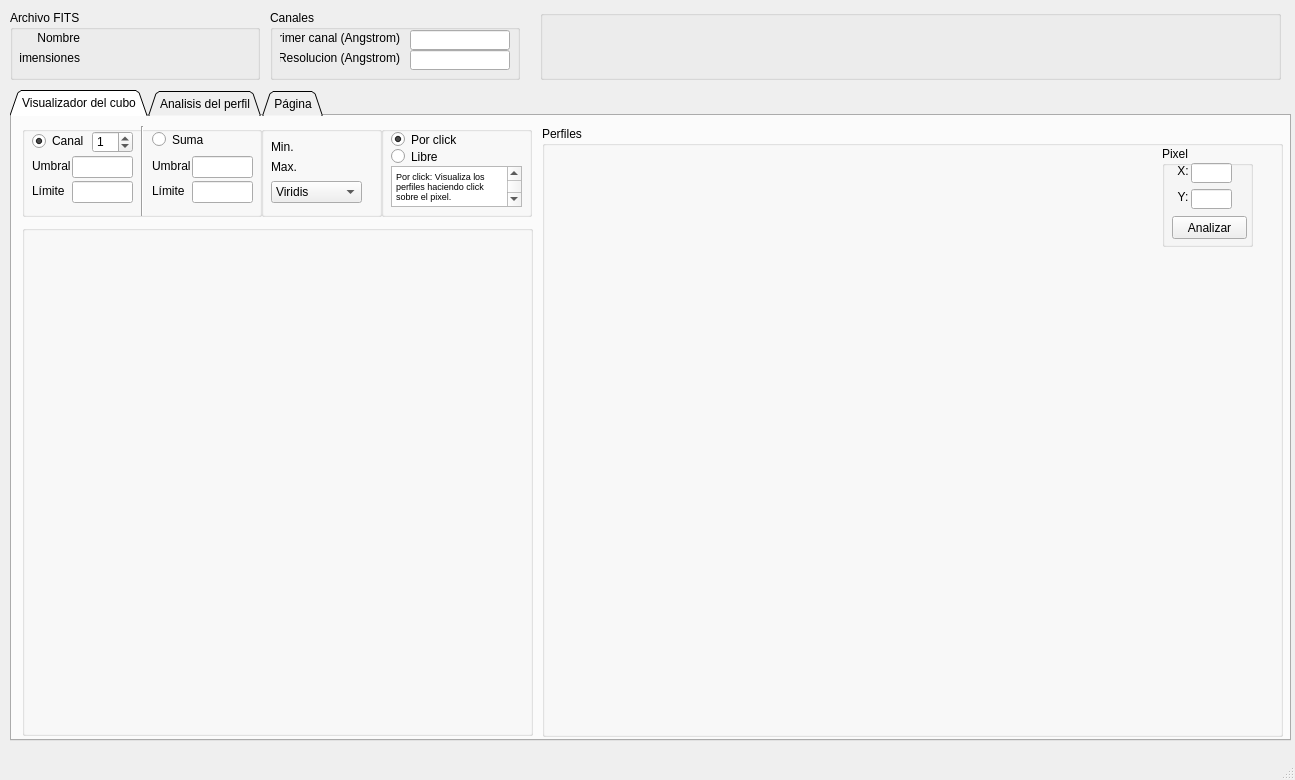
<?xml version="1.0" encoding="UTF-8"?>
<ui version="4.0">
 <class>MainWindow</class>
 <widget class="QMainWindow" name="MainWindow">
  <property name="geometry">
   <rect>
    <x>0</x>
    <y>0</y>
    <width>1295</width>
    <height>780</height>
   </rect>
  </property>
  <property name="font">
   <font>
    <family>Arial</family>
    <weight>50</weight>
    <bold>false</bold>
   </font>
  </property>
  <property name="windowTitle">
   <string>MainWindow</string>
  </property>
  <widget class="QWidget" name="centralwidget">
   <widget class="QGroupBox" name="groupBox_2">
    <property name="enabled">
     <bool>true</bool>
    </property>
    <property name="geometry">
     <rect>
      <x>10</x>
      <y>10</y>
      <width>250</width>
      <height>70</height>
     </rect>
    </property>
    <property name="title">
     <string>Archivo FITS</string>
    </property>
    <widget class="QLabel" name="label_5">
     <property name="geometry">
      <rect>
       <x>10</x>
       <y>40</y>
       <width>60</width>
       <height>16</height>
      </rect>
     </property>
     <property name="text">
      <string>Dimensiones</string>
     </property>
     <property name="alignment">
      <set>Qt::AlignRight|Qt::AlignTrailing|Qt::AlignVCenter</set>
     </property>
    </widget>
    <widget class="QLabel" name="labelDimensionesArchivo">
     <property name="enabled">
      <bool>true</bool>
     </property>
     <property name="geometry">
      <rect>
       <x>100</x>
       <y>40</y>
       <width>100</width>
       <height>16</height>
      </rect>
     </property>
     <property name="text">
      <string/>
     </property>
    </widget>
    <widget class="QLabel" name="label_4">
     <property name="geometry">
      <rect>
       <x>10</x>
       <y>20</y>
       <width>60</width>
       <height>16</height>
      </rect>
     </property>
     <property name="text">
      <string>Nombre</string>
     </property>
     <property name="alignment">
      <set>Qt::AlignRight|Qt::AlignTrailing|Qt::AlignVCenter</set>
     </property>
    </widget>
    <widget class="QLabel" name="labelNombreArchivo">
     <property name="enabled">
      <bool>true</bool>
     </property>
     <property name="geometry">
      <rect>
       <x>100</x>
       <y>20</y>
       <width>100</width>
       <height>16</height>
      </rect>
     </property>
     <property name="text">
      <string/>
     </property>
    </widget>
   </widget>
   <widget class="QGroupBox" name="groupBox_3">
    <property name="geometry">
     <rect>
      <x>270</x>
      <y>10</y>
      <width>250</width>
      <height>70</height>
     </rect>
    </property>
    <property name="title">
     <string>Canales</string>
    </property>
    <widget class="QLabel" name="label">
     <property name="geometry">
      <rect>
       <x>10</x>
       <y>20</y>
       <width>120</width>
       <height>16</height>
      </rect>
     </property>
     <property name="text">
      <string>Primer canal (Angstrom)</string>
     </property>
     <property name="alignment">
      <set>Qt::AlignRight|Qt::AlignTrailing|Qt::AlignVCenter</set>
     </property>
    </widget>
    <widget class="QLabel" name="label_7">
     <property name="geometry">
      <rect>
       <x>10</x>
       <y>40</y>
       <width>120</width>
       <height>16</height>
      </rect>
     </property>
     <property name="text">
      <string>Resolucion (Angstrom)</string>
     </property>
     <property name="alignment">
      <set>Qt::AlignRight|Qt::AlignTrailing|Qt::AlignVCenter</set>
     </property>
    </widget>
    <widget class="QLineEdit" name="PrimerCanal">
     <property name="geometry">
      <rect>
       <x>140</x>
       <y>20</y>
       <width>100</width>
       <height>20</height>
      </rect>
     </property>
    </widget>
    <widget class="QLineEdit" name="Resolucion">
     <property name="geometry">
      <rect>
       <x>140</x>
       <y>40</y>
       <width>100</width>
       <height>20</height>
      </rect>
     </property>
    </widget>
   </widget>
   <widget class="QTabWidget" name="tabPrincipal">
    <property name="geometry">
     <rect>
      <x>10</x>
      <y>90</y>
      <width>1281</width>
      <height>651</height>
     </rect>
    </property>
    <property name="tabPosition">
     <enum>QTabWidget::North</enum>
    </property>
    <property name="tabShape">
     <enum>QTabWidget::Triangular</enum>
    </property>
    <property name="currentIndex">
     <number>0</number>
    </property>
    <widget class="QWidget" name="TabVisualizador">
     <attribute name="title">
      <string>Visualizador del cubo</string>
     </attribute>
     <widget class="QGroupBox" name="groupBox_8">
      <property name="geometry">
       <rect>
        <x>10</x>
        <y>109</y>
        <width>511</width>
        <height>511</height>
       </rect>
      </property>
      <property name="title">
       <string/>
      </property>
      <widget class="MatplotlibWidget11" name="visualizacion_cubo" native="true">
       <property name="geometry">
        <rect>
         <x>10</x>
         <y>10</y>
         <width>491</width>
         <height>491</height>
        </rect>
       </property>
       <property name="styleSheet">
        <string notr="true">border-color: rgb(0, 255, 0);</string>
       </property>
      </widget>
     </widget>
     <widget class="QGroupBox" name="groupBox_6">
      <property name="geometry">
       <rect>
        <x>10</x>
        <y>10</y>
        <width>240</width>
        <height>91</height>
       </rect>
      </property>
      <property name="title">
       <string/>
      </property>
      <widget class="QLineEdit" name="limite_cubo">
       <property name="geometry">
        <rect>
         <x>50</x>
         <y>55</y>
         <width>61</width>
         <height>22</height>
        </rect>
       </property>
      </widget>
      <widget class="QLineEdit" name="umbral_cubo">
       <property name="geometry">
        <rect>
         <x>50</x>
         <y>30</y>
         <width>61</width>
         <height>22</height>
        </rect>
       </property>
      </widget>
      <widget class="QLabel" name="label_9">
       <property name="geometry">
        <rect>
         <x>10</x>
         <y>30</y>
         <width>41</width>
         <height>20</height>
        </rect>
       </property>
       <property name="text">
        <string>Umbral</string>
       </property>
      </widget>
      <widget class="QLabel" name="label_10">
       <property name="geometry">
        <rect>
         <x>10</x>
         <y>55</y>
         <width>41</width>
         <height>20</height>
        </rect>
       </property>
       <property name="text">
        <string>Límite</string>
       </property>
      </widget>
      <widget class="QSpinBox" name="vis_canal">
       <property name="geometry">
        <rect>
         <x>70</x>
         <y>5</y>
         <width>41</width>
         <height>22</height>
        </rect>
       </property>
       <property name="wrapping">
        <bool>true</bool>
       </property>
       <property name="minimum">
        <number>1</number>
       </property>
       <property name="value">
        <number>1</number>
       </property>
      </widget>
      <widget class="QRadioButton" name="vista_modo_canal">
       <property name="geometry">
        <rect>
         <x>10</x>
         <y>5</y>
         <width>51</width>
         <height>20</height>
        </rect>
       </property>
       <property name="text">
        <string>Canal</string>
       </property>
       <property name="checked">
        <bool>true</bool>
       </property>
      </widget>
      <widget class="QLabel" name="label_14">
       <property name="geometry">
        <rect>
         <x>130</x>
         <y>55</y>
         <width>41</width>
         <height>20</height>
        </rect>
       </property>
       <property name="text">
        <string>Límite</string>
       </property>
      </widget>
      <widget class="QLineEdit" name="limite_cubo_suma">
       <property name="geometry">
        <rect>
         <x>170</x>
         <y>55</y>
         <width>61</width>
         <height>22</height>
        </rect>
       </property>
      </widget>
      <widget class="QRadioButton" name="vista_modo_suma">
       <property name="geometry">
        <rect>
         <x>130</x>
         <y>5</y>
         <width>61</width>
         <height>17</height>
        </rect>
       </property>
       <property name="text">
        <string>Suma</string>
       </property>
      </widget>
      <widget class="QLabel" name="label_13">
       <property name="geometry">
        <rect>
         <x>130</x>
         <y>30</y>
         <width>41</width>
         <height>20</height>
        </rect>
       </property>
       <property name="text">
        <string>Umbral</string>
       </property>
      </widget>
      <widget class="QLineEdit" name="umbral_cubo_suma">
       <property name="geometry">
        <rect>
         <x>170</x>
         <y>30</y>
         <width>61</width>
         <height>22</height>
        </rect>
       </property>
      </widget>
      <widget class="Line" name="line">
       <property name="geometry">
        <rect>
         <x>110</x>
         <y>0</y>
         <width>20</width>
         <height>90</height>
        </rect>
       </property>
       <property name="orientation">
        <enum>Qt::Vertical</enum>
       </property>
      </widget>
     </widget>
     <widget class="QGroupBox" name="groupBox_5">
      <property name="geometry">
       <rect>
        <x>249</x>
        <y>10</y>
        <width>121</width>
        <height>91</height>
       </rect>
      </property>
      <property name="title">
       <string/>
      </property>
      <widget class="QLabel" name="label_val_max">
       <property name="geometry">
        <rect>
         <x>10</x>
         <y>30</y>
         <width>91</width>
         <height>22</height>
        </rect>
       </property>
       <property name="text">
        <string>Max.</string>
       </property>
      </widget>
      <widget class="QLabel" name="label_val_min">
       <property name="geometry">
        <rect>
         <x>10</x>
         <y>10</y>
         <width>91</width>
         <height>22</height>
        </rect>
       </property>
       <property name="text">
        <string>Min.</string>
       </property>
      </widget>
      <widget class="QComboBox" name="colormap_cubo">
       <property name="geometry">
        <rect>
         <x>10</x>
         <y>55</y>
         <width>91</width>
         <height>22</height>
        </rect>
       </property>
       <property name="currentText">
        <string>Viridis</string>
       </property>
       <item>
        <property name="text">
         <string>Viridis</string>
        </property>
       </item>
       <item>
        <property name="text">
         <string>Grices</string>
        </property>
       </item>
       <item>
        <property name="text">
         <string>Grices R</string>
        </property>
       </item>
       <item>
        <property name="text">
         <string>12C - 1</string>
        </property>
       </item>
       <item>
        <property name="text">
         <string>12C - 2</string>
        </property>
       </item>
       <item>
        <property name="text">
         <string>20C</string>
        </property>
       </item>
       <item>
        <property name="text">
         <string>Cividis</string>
        </property>
       </item>
       <item>
        <property name="text">
         <string>Plasma</string>
        </property>
       </item>
      </widget>
     </widget>
     <widget class="QGroupBox" name="groupBox_7">
      <property name="geometry">
       <rect>
        <x>530</x>
        <y>10</y>
        <width>741</width>
        <height>611</height>
       </rect>
      </property>
      <property name="title">
       <string>Perfiles</string>
      </property>
      <widget class="MatplotlibWidget33_visual" name="vis_perfil" native="true">
       <property name="geometry">
        <rect>
         <x>10</x>
         <y>20</y>
         <width>581</width>
         <height>581</height>
        </rect>
       </property>
      </widget>
      <widget class="QGroupBox" name="groupBox_11">
       <property name="geometry">
        <rect>
         <x>620</x>
         <y>20</y>
         <width>91</width>
         <height>101</height>
        </rect>
       </property>
       <property name="title">
        <string>Pixel</string>
       </property>
       <widget class="QLabel" name="label_6">
        <property name="geometry">
         <rect>
          <x>13</x>
          <y>17</y>
          <width>16</width>
          <height>16</height>
         </rect>
        </property>
        <property name="text">
         <string>X:</string>
        </property>
        <property name="alignment">
         <set>Qt::AlignCenter</set>
        </property>
       </widget>
       <widget class="QLineEdit" name="pixel_x_vis">
        <property name="geometry">
         <rect>
          <x>29</x>
          <y>17</y>
          <width>41</width>
          <height>20</height>
         </rect>
        </property>
        <property name="alignment">
         <set>Qt::AlignLeading|Qt::AlignLeft|Qt::AlignVCenter</set>
        </property>
       </widget>
       <widget class="QLabel" name="label_8">
        <property name="geometry">
         <rect>
          <x>13</x>
          <y>43</y>
          <width>16</width>
          <height>16</height>
         </rect>
        </property>
        <property name="text">
         <string>Y:</string>
        </property>
        <property name="alignment">
         <set>Qt::AlignCenter</set>
        </property>
       </widget>
       <widget class="QLineEdit" name="pixel_y_vis">
        <property name="geometry">
         <rect>
          <x>29</x>
          <y>43</y>
          <width>41</width>
          <height>20</height>
         </rect>
        </property>
       </widget>
       <widget class="QPushButton" name="boton_analizar">
        <property name="geometry">
         <rect>
          <x>10</x>
          <y>70</y>
          <width>75</width>
          <height>23</height>
         </rect>
        </property>
        <property name="text">
         <string>Analizar</string>
        </property>
       </widget>
      </widget>
     </widget>
     <widget class="QGroupBox" name="groupBox_9">
      <property name="geometry">
       <rect>
        <x>369</x>
        <y>10</y>
        <width>151</width>
        <height>91</height>
       </rect>
      </property>
      <property name="title">
       <string/>
      </property>
      <widget class="QRadioButton" name="modo_click">
       <property name="geometry">
        <rect>
         <x>10</x>
         <y>5</y>
         <width>82</width>
         <height>17</height>
        </rect>
       </property>
       <property name="text">
        <string>Por click</string>
       </property>
       <property name="checked">
        <bool>true</bool>
       </property>
      </widget>
      <widget class="QTextBrowser" name="textBrowser">
       <property name="geometry">
        <rect>
         <x>10</x>
         <y>40</y>
         <width>131</width>
         <height>41</height>
        </rect>
       </property>
       <property name="html">
        <string>&lt;!DOCTYPE HTML PUBLIC &quot;-//W3C//DTD HTML 4.0//EN&quot; &quot;http://www.w3.org/TR/REC-html40/strict.dtd&quot;&gt;
&lt;html&gt;&lt;head&gt;&lt;meta name=&quot;qrichtext&quot; content=&quot;1&quot; /&gt;&lt;style type=&quot;text/css&quot;&gt;
p, li { white-space: pre-wrap; }
&lt;/style&gt;&lt;/head&gt;&lt;body style=&quot; font-family:'Arial'; font-size:8.25pt; font-weight:400; font-style:normal;&quot;&gt;
&lt;p style=&quot; margin-top:0px; margin-bottom:0px; margin-left:0px; margin-right:0px; -qt-block-indent:0; text-indent:0px;&quot;&gt;&lt;span style=&quot; font-size:7pt;&quot;&gt;Por click: Visualiza los perfiles haciendo click sobre el pixel.&lt;/span&gt;&lt;/p&gt;
&lt;p style=&quot; margin-top:12px; margin-bottom:12px; margin-left:0px; margin-right:0px; -qt-block-indent:0; text-indent:0px;&quot;&gt;&lt;span style=&quot; font-size:7pt;&quot;&gt;Modo libre: Visualiza los perfiles pasando sobre ellos&lt;/span&gt;&lt;/p&gt;&lt;/body&gt;&lt;/html&gt;</string>
       </property>
      </widget>
      <widget class="QRadioButton" name="modo_libre">
       <property name="geometry">
        <rect>
         <x>10</x>
         <y>22</y>
         <width>82</width>
         <height>17</height>
        </rect>
       </property>
       <property name="text">
        <string>Libre</string>
       </property>
      </widget>
     </widget>
    </widget>
    <widget class="QWidget" name="TabPerfiles">
     <attribute name="title">
      <string>Analisis del perfil</string>
     </attribute>
     <widget class="QGroupBox" name="groupBox">
      <property name="geometry">
       <rect>
        <x>10</x>
        <y>3</y>
        <width>91</width>
        <height>101</height>
       </rect>
      </property>
      <property name="title">
       <string>Pixel</string>
      </property>
      <widget class="QPushButton" name="boton_CargarPixel">
       <property name="geometry">
        <rect>
         <x>10</x>
         <y>67</y>
         <width>71</width>
         <height>23</height>
        </rect>
       </property>
       <property name="maximumSize">
        <size>
         <width>16777215</width>
         <height>23</height>
        </size>
       </property>
       <property name="text">
        <string>Cargar pixel</string>
       </property>
      </widget>
      <widget class="QLabel" name="label_2">
       <property name="geometry">
        <rect>
         <x>13</x>
         <y>17</y>
         <width>16</width>
         <height>16</height>
        </rect>
       </property>
       <property name="text">
        <string>X:</string>
       </property>
       <property name="alignment">
        <set>Qt::AlignCenter</set>
       </property>
      </widget>
      <widget class="QLineEdit" name="pixel_x">
       <property name="geometry">
        <rect>
         <x>29</x>
         <y>17</y>
         <width>41</width>
         <height>20</height>
        </rect>
       </property>
       <property name="alignment">
        <set>Qt::AlignLeading|Qt::AlignLeft|Qt::AlignVCenter</set>
       </property>
      </widget>
      <widget class="QLabel" name="label_3">
       <property name="geometry">
        <rect>
         <x>13</x>
         <y>43</y>
         <width>16</width>
         <height>16</height>
        </rect>
       </property>
       <property name="text">
        <string>Y:</string>
       </property>
       <property name="alignment">
        <set>Qt::AlignCenter</set>
       </property>
      </widget>
      <widget class="QLineEdit" name="pixel_y">
       <property name="geometry">
        <rect>
         <x>29</x>
         <y>43</y>
         <width>41</width>
         <height>20</height>
        </rect>
       </property>
      </widget>
     </widget>
     <widget class="QGroupBox" name="groupBox_4">
      <property name="geometry">
       <rect>
        <x>10</x>
        <y>102</y>
        <width>521</width>
        <height>521</height>
       </rect>
      </property>
      <property name="title">
       <string/>
      </property>
      <widget class="MatplotlibWidget11" name="analisis_perfil" native="true">
       <property name="geometry">
        <rect>
         <x>10</x>
         <y>10</y>
         <width>500</width>
         <height>500</height>
        </rect>
       </property>
      </widget>
     </widget>
    </widget>
    <widget class="QWidget" name="tab">
     <attribute name="title">
      <string>Página</string>
     </attribute>
    </widget>
   </widget>
   <widget class="QGroupBox" name="groupBox_10">
    <property name="geometry">
     <rect>
      <x>540</x>
      <y>10</y>
      <width>741</width>
      <height>70</height>
     </rect>
    </property>
    <property name="styleSheet">
     <string notr="true">background-image: url(milky_way.png);</string>
    </property>
    <property name="title">
     <string/>
    </property>
   </widget>
  </widget>
  <widget class="QMenuBar" name="menubar">
   <property name="geometry">
    <rect>
     <x>0</x>
     <y>0</y>
     <width>1295</width>
     <height>21</height>
    </rect>
   </property>
  </widget>
  <widget class="QStatusBar" name="statusbar"/>
 </widget>
 <customwidgets>
  <customwidget>
   <class>MatplotlibWidget11</class>
   <extends>QWidget</extends>
   <header>clases_mpl_pyqt5</header>
   <container>1</container>
  </customwidget>
  <customwidget>
   <class>MatplotlibWidget33_visual</class>
   <extends>QWidget</extends>
   <header>clases_mpl_pyqt5</header>
   <container>1</container>
  </customwidget>
 </customwidgets>
 <tabstops>
  <tabstop>tabPrincipal</tabstop>
  <tabstop>PrimerCanal</tabstop>
  <tabstop>vista_modo_canal</tabstop>
  <tabstop>Resolucion</tabstop>
  <tabstop>pixel_y</tabstop>
  <tabstop>limite_cubo</tabstop>
  <tabstop>boton_CargarPixel</tabstop>
  <tabstop>umbral_cubo</tabstop>
  <tabstop>colormap_cubo</tabstop>
  <tabstop>vis_canal</tabstop>
  <tabstop>pixel_x</tabstop>
  <tabstop>vista_modo_suma</tabstop>
 </tabstops>
 <resources/>
 <connections/>
</ui>
